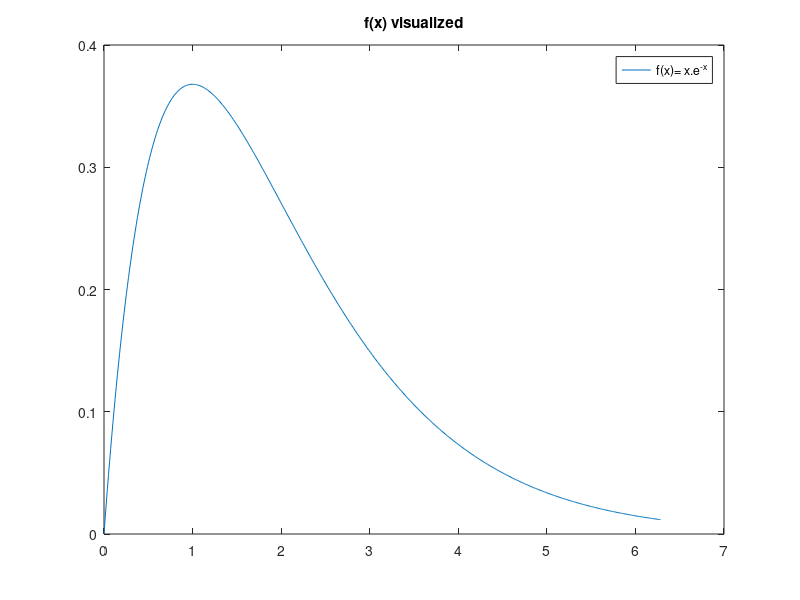
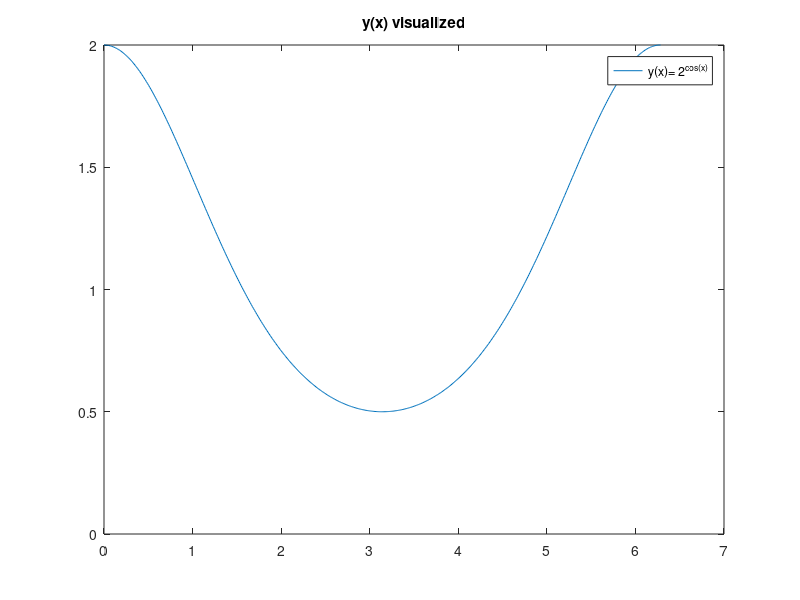
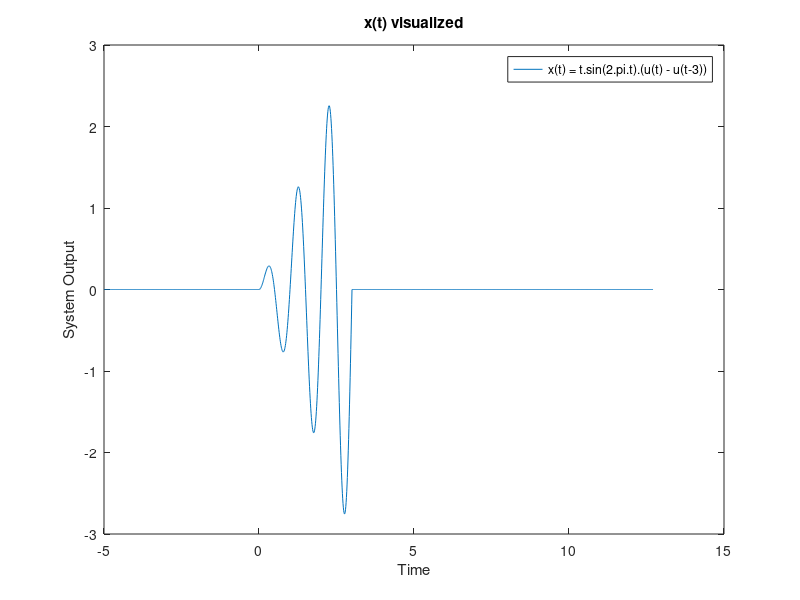
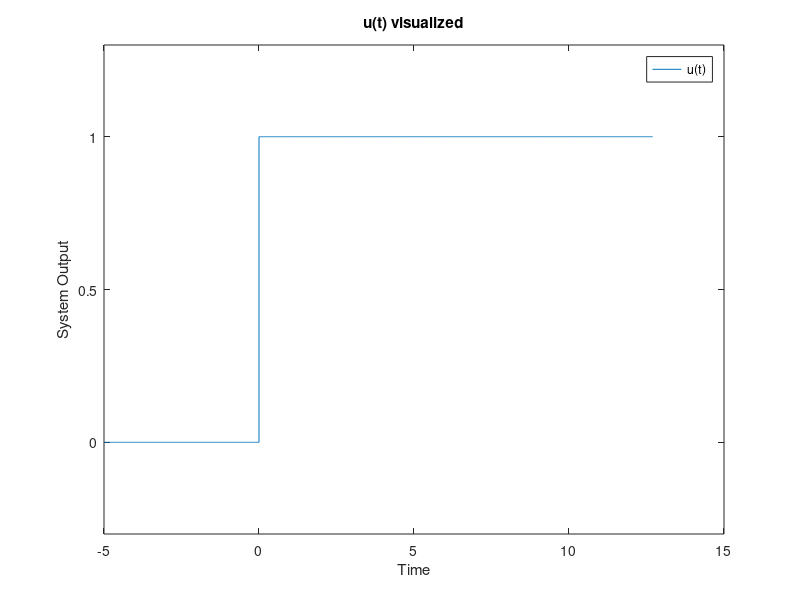

The MATLAB source for these figures, in order:
clear

x1 = linspace(0,deg2rad(360),500);

y1 = [];

for time1 = x1
    
    output1 = time1.*exp(-time1);
    
    y1(end+1) = output1;
    
end

y2 = [];

for time2 = x1
    
   output2 = 2^cos(time2);
   
   y2(end+1) = output2;
end



fig_0 = figure("Name","Zero Figure");
plot(x1,y1)

legend("f(x)= x.e^{-x}")
title("f(x) visualized")
saveas(fig_0, "fig_0_plot.png");


fig_1 = figure("Name","First Figure");
plot(x1,y2)

legend("y(x)= 2^{cos(x)}")
title("y(x) visualized")
saveas(fig_1, "fig_1_plot.png");


unit_step_res_0= [];

for t = -5:0.1:12.7
    
   if t > 0
       
       unit_step_res_0(end+1) = 1;
   
   else
       unit_step_res_0(end+1) = 0;
       
   end
    
end


unit_step_res_3= [];

for t = -5:0.1:12.7
    
   if t > 3
       
       unit_step_res_3(end+1) = 1;
   
   else
       unit_step_res_3(end+1) = 0;
       
   end
    
end

func_res = [];

x_val_3 = [-5:0.1:12.7];
    
for t = 1:length(x_val_3)
    
    res = x_val_3(t).*sin(deg2rad(360).*t).*(unit_step_res_0(t)-unit_step_res_3(t));
    
    func_res(end+1) = res;
    
end

t = [-5:0.01:12.71];

x = t.*sin(2*pi*t);

t1 = -5:0.01:0;
t2 = 0:0.01:12.7;

u_1 = zeros(size(t1));
u_2 = ones(size(t2));

t3 = [t1 t2];
u = [u_1, u_2];

t4 = -5:0.01:3;
t5 = 3:0.01:12.7;

u_3 = zeros(size(t4));
u_4 = ones(size(t5));

t_three = [t4 t5];
u_three = [u_3, u_4];


%%
fig_2 = figure("Name","Second Figure");
plot(t, t.*sin(2.*pi.*t).*(u-u_three))
xlabel("Time")
ylabel("System Output")

legend("x(t) = t.sin(2.pi.t).(u(t) - u(t-3))")
title("x(t) visualized")
saveas(fig_2, "fig_2_plot.png");


%%
fig_3 = figure("Name","Third Figure");
plot(t3, u)
xlabel("Time")
ylabel("System Output")
ylim([-0.3, 1.3])

legend("u(t)")
title("u(t) visualized")
saveas(fig_3, "fig_3_plot.png");
%%

fig_4 = figure("Name","Fourth Figure");
plot(t_three, u_three)
xlabel("Time")
ylabel("System Output")
ylim([-0.3, 1.3])

legend("u(t-3)")
title("u(t-3) visualized")
saveas(fig_4, "fig_4_plot.png");

%% 

fig_5 = figure("Name","Fifth Figure");
plot(t_three, (u-u_three))
xlabel("Time")
ylabel("System Output")
ylim([-0.3, 1.3])

legend("u(t)-u(t-3))")
title("u(t)-u(t-3) visualized")
saveas(fig_5, "fig_5_plot.png");

%%

fig_6 = figure("Name", "Sixth Figure");
plot(t_three, (u-u_three), t, t.*sin(2.*pi.*t).*(u-u_three))

xlabel("Time")
ylabel("System Output")
ylim([-3, 3])

legend("u(t)-u(t-3))", "x(t) = t.sin(2.pi.t).(u(t) - u(t-3))")
title("u(t)-u(t-3) visualized")
saveas(fig_6, "fig_6_plot.png");

%%

fig_7 = figure("Name","Seventh Figure");
plot(x1,y1,x1,y2)

ylabel("System Output")
xlabel("Time")

title("f(x) and y(x) visualized")
legend("f(x)= x.e^{-x}", "y(x)= 2^{cos(x)}")
saveas(fig_7, "fig_7_plot.png");


